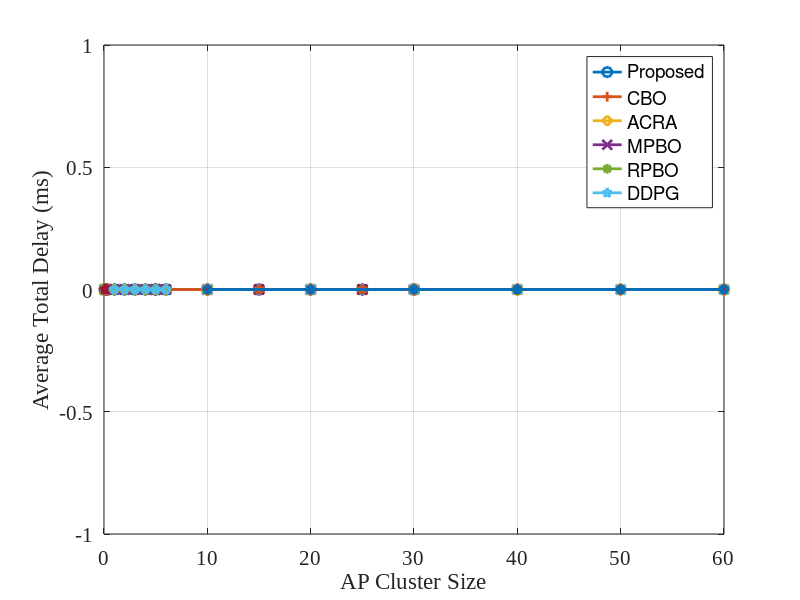

Write the MATLAB code that produced this figure.
% Performance Evaluation

Rate_user_num = zeros(6,6);
Rate_ap_num = zeros(6,6);
Rate_max_power = zeros(6,6);
Rate_cluster_size = zeros(6,6);

Delay_user_num = zeros(6,6);
Delay_ap_num = zeros(6,6);
Delay_max_power = zeros(6,6);
Delay_cluster_size = zeros(6,6);


% Figure 3: User Num VS Uplink Rate
User_index = [5,10,15,20,25,30];

plot(User_index,Rate_user_num(1,:),"-o",'Markersize',7,'linewidth',2); hold on;
plot(User_index,Rate_user_num(2,:),"-+",'Markersize',7,'linewidth',2);
plot(User_index,Rate_user_num(3,:),"-d",'Markersize',7,'linewidth',2); 
plot(User_index,Rate_user_num(4,:),"-x",'Markersize',7,'linewidth',2);
plot(User_index,Rate_user_num(5,:),"-*",'Markersize',7,'linewidth',2);
plot(User_index,Rate_user_num(6,:),"-p",'Markersize',7,'linewidth',2);

grid on;
legend('Proposed','CBO', "ACRA", "MPBO", "RPBO", "DDPG");
xlabel('Number of Users'),ylabel('Average Uplink Rate (Mbps)');
set(gca,'FontName','Times New Roman','FontSize',15);


% Figure 4: AP Num VS Uplink Rate
AP_Num_index = [10,20,30,40,50,60];

plot(AP_Num_index,Rate_ap_num(1,:),"-o",'Markersize',7,'linewidth',2); hold on;
plot(AP_Num_index,Rate_ap_num(2,:),"-+",'Markersize',7,'linewidth',2);
plot(AP_Num_index,Rate_ap_num(3,:),"-d",'Markersize',7,'linewidth',2); 
plot(AP_Num_index,Rate_ap_num(4,:),"-x",'Markersize',7,'linewidth',2);
plot(AP_Num_index,Rate_ap_num(5,:),"-*",'Markersize',7,'linewidth',2);
plot(AP_Num_index,Rate_ap_num(6,:),"-p",'Markersize',7,'linewidth',2);

grid on;
legend('Proposed','CBO', "ACRA", "MPBO", "RPBO", "DDPG");
xlabel('Number of APs'),ylabel('Average Uplink Rate (Mbps)');
set(gca,'FontName','Times New Roman','FontSize',15);


% Figure 5: Maximum Power VS Uplink Rate
Max_power_index = [0.05,0.1,0.15,0.2,0.25,0.3];

plot(Max_power_index,Rate_max_power(1,:),"-o",'Markersize',7,'linewidth',2); hold on;
plot(Max_power_index,Rate_max_power(2,:),"-+",'Markersize',7,'linewidth',2);
plot(Max_power_index,Rate_max_power(3,:),"-d",'Markersize',7,'linewidth',2); 
plot(Max_power_index,Rate_max_power(4,:),"-x",'Markersize',7,'linewidth',2);
plot(Max_power_index,Rate_max_power(5,:),"-*",'Markersize',7,'linewidth',2);
plot(Max_power_index,Rate_max_power(6,:),"-p",'Markersize',7,'linewidth',2);


grid on;
legend('Proposed','CBO', "ACRA", "MPBO", "RPBO", "DDPG");
xlabel('Maximum Transmit Power (W)'),ylabel('Average Uplink Rate (Mbps)');
set(gca,'FontName','Times New Roman','FontSize',15);

% Figure 6: AP Cluster Size VS Uplink Rate
AP_cluster_index = [1,2,3,4,5,6];

plot(AP_cluster_index,Rate_cluster_size(1,:),"-o",'Markersize',7,'linewidth',2); hold on;
plot(AP_cluster_index,Rate_cluster_size(2,:),"-+",'Markersize',7,'linewidth',2);
plot(AP_cluster_index,Rate_cluster_size(3,:),"-d",'Markersize',7,'linewidth',2); 
plot(AP_cluster_index,Rate_cluster_size(4,:),"-x",'Markersize',7,'linewidth',2);
plot(AP_cluster_index,Rate_cluster_size(5,:),"-*",'Markersize',7,'linewidth',2);
plot(AP_cluster_index,Rate_cluster_size(6,:),"-p",'Markersize',7,'linewidth',2);

grid on;
legend('Proposed','CBO', "ACRA", "MPBO", "RPBO", "DDPG");
xlabel('AP Cluster Size'),ylabel('Average Uplink Rate (Mbps)');
set(gca,'FontName','Times New Roman','FontSize',15);



% Figure 7: User Num VS Average Total Delay
User_index = [5,10,15,20,25,30];

plot(User_index,Delay_user_num(1,:),"-o",'Markersize',7,'linewidth',2); hold on;
plot(User_index,Delay_user_num(2,:),"-+",'Markersize',7,'linewidth',2);
plot(User_index,Delay_user_num(3,:),"-d",'Markersize',7,'linewidth',2); 
plot(User_index,Delay_user_num(4,:),"-x",'Markersize',7,'linewidth',2);
plot(User_index,Delay_user_num(5,:),"-*",'Markersize',7,'linewidth',2);
plot(User_index,Delay_user_num(6,:),"-p",'Markersize',7,'linewidth',2);


grid on;
legend('Proposed','CBO', "ACRA", "MPBO", "RPBO", "DDPG");
xlabel('Number of Users'),ylabel('Average Total Delay (ms)');
set(gca,'FontName','Times New Roman','FontSize',15);


% Figure 8: AP Num VS Average Total Delay
AP_Num_index = [10,20,30,40,50,60];

plot(AP_Num_index,Delay_ap_num(1,:),"-o",'Markersize',7,'linewidth',2); hold on;
plot(AP_Num_index,Delay_ap_num(2,:),"-+",'Markersize',7,'linewidth',2);
plot(AP_Num_index,Delay_ap_num(3,:),"-d",'Markersize',7,'linewidth',2); 
plot(AP_Num_index,Delay_ap_num(4,:),"-x",'Markersize',7,'linewidth',2);
plot(AP_Num_index,Delay_ap_num(5,:),"-*",'Markersize',7,'linewidth',2);
plot(AP_Num_index,Delay_ap_num(6,:),"-p",'Markersize',7,'linewidth',2);


grid on;
legend('Proposed','CBO', "ACRA", "MPBO", "RPBO", "DDPG");
xlabel('Number of APs'),ylabel('Average Total Delay (ms)');
set(gca,'FontName','Times New Roman','FontSize',15);


% Figure 9: Maximum Power VS Average Total Delay
Max_power_index = [0.05,0.1,0.15,0.2,0.25,0.3];

plot(Max_power_index,Delay_max_power(1,:),"-o",'Markersize',7,'linewidth',2); hold on;
plot(Max_power_index,Delay_max_power(2,:),"-+",'Markersize',7,'linewidth',2);
plot(Max_power_index,Delay_max_power(3,:),"-d",'Markersize',7,'linewidth',2); 
plot(Max_power_index,Delay_max_power(4,:),"-x",'Markersize',7,'linewidth',2);
plot(Max_power_index,Delay_max_power(5,:),"-*",'Markersize',7,'linewidth',2);
plot(Max_power_index,Delay_max_power(6,:),"-p",'Markersize',7,'linewidth',2);


grid on;
legend('Proposed','CBO', "ACRA", "MPBO", "RPBO", "DDPG");
xlabel('Maximum Transmit Power (W)'),ylabel('Average Total Delay (ms)');
set(gca,'FontName','Times New Roman','FontSize',15);

% Figure 10: AP Cluster Size VS Average Total Delay
AP_cluster_index = [1,2,3,4,5,6];

plot(AP_cluster_index,Delay_cluster_size(1,:),"-o",'Markersize',7,'linewidth',2); hold on;
plot(AP_cluster_index,Delay_cluster_size(2,:),"-+",'Markersize',7,'linewidth',2);
plot(AP_cluster_index,Delay_cluster_size(3,:),"-d",'Markersize',7,'linewidth',2); 
plot(AP_cluster_index,Delay_cluster_size(4,:),"-x",'Markersize',7,'linewidth',2);
plot(AP_cluster_index,Delay_cluster_size(5,:),"-*",'Markersize',7,'linewidth',2);
plot(AP_cluster_index,Delay_cluster_size(6,:),"-p",'Markersize',7,'linewidth',2);

grid on;
legend('Proposed','CBO', "ACRA", "MPBO", "RPBO", "DDPG");
xlabel('AP Cluster Size'),ylabel('Average Total Delay (ms)');
set(gca,'FontName','Times New Roman','FontSize',15);
